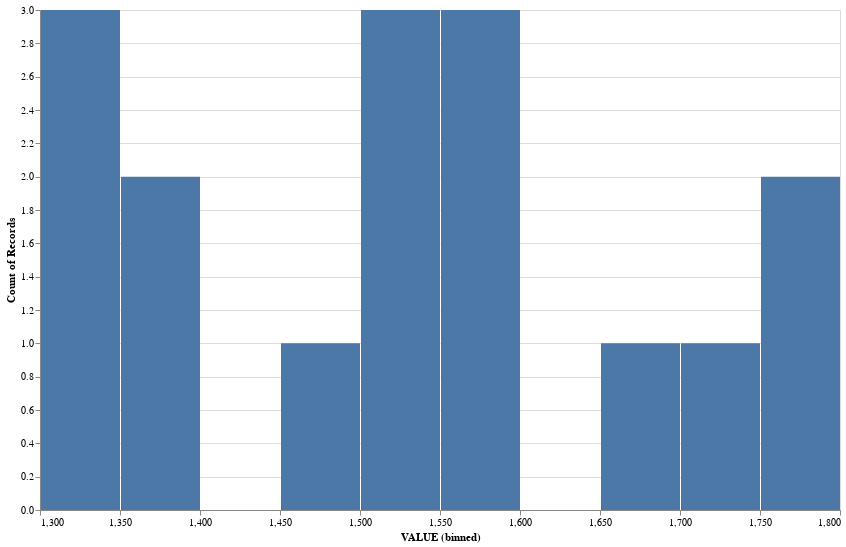

The cell this chart's notebook holds for it:
### Markdown cell above
Histogramm

### Code cell
histogram = alt.Chart(df_selectedlocations).mark_bar().encode(
    x=alt.X('VALUE', bin=True),
    y='count()'
).properties(
    width=800,
    height=500,
)
histogram

### Figure 1 — Vega-Lite specification as saved in the notebook (floating-point values rounded to 4 significant figures)
{"config": {"view": {"continuousWidth": 300, "continuousHeight": 300}}, "data": {"name": "data-6095557a56f44f914014977e50b81c65"}, "mark": {"type": "bar"}, "encoding": {"x": {"bin": true, "field": "VALUE", "type": "quantitative"}, "y": {"aggregate": "count", "type": "quantitative"}}, "height": 500, "width": 800, "$schema": "https://vega.github.io/schema/vega-lite/v5.15.1.json", "datasets": {"data-6095557a56f44f914014977e50b81c65": [{"LOCATION": "Germany", "SUBJECT": "TOT", "MEASURE": "HR_WKD", "TIME": 2019, "VALUE": 1372}, {"LOCATION": "Germany", "SUBJECT": "TOT", "MEASURE": "HR_WKD", "TIME": 2020, "VALUE": 1319}, {"LOCATION": "Germany", "SUBJECT": "TOT", "MEASURE": "HR_WKD", "TIME": 2021, "VALUE": 1340}, {"LOCATION": "Germany", "SUBJECT": "TOT", "MEASURE": "HR_WKD", "TIME": 2022, "VALUE": 1340}, {"LOCATION": "United Kingdom", "SUBJECT": "TOT", "MEASURE": "HR_WKD", "TIME": 2019, "VALUE": 1537}, {"LOCATION": "United Kingdom", "SUBJECT": "TOT", "MEASURE": "HR_WKD", "TIME": 2020, "VALUE": 1364}, {"LOCATION": "United Kingdom", "SUBJECT": "TOT", "MEASURE": "HR_WKD", "TIME": 2021, "VALUE": 1498}, {"LOCATION": "United Kingdom", "SUBJECT": "TOT", "MEASURE": "HR_WKD", "TIME": 2022, "VALUE": 1531}, {"LOCATION": "OECD", "SUBJECT": "TOT", "MEASURE": "HR_WKD", "TIME": 2019, "VALUE": 1766}, {"LOCATION": "OECD", "SUBJECT": "TOT", "MEASURE": "HR_WKD", "TIME": 2020, "VALUE": 1687}, {"LOCATION": "OECD", "SUBJECT": "TOT", "MEASURE": "HR_WKD", "TIME": 2021, "VALUE": 1744}, {"LOCATION": "OECD", "SUBJECT": "TOT", "MEASURE": "HR_WKD", "TIME": 2022, "VALUE": 1751}, {"LOCATION": "European Union", "SUBJECT": "TOT", "MEASURE": "HR_WKD", "TIME": 2019, "VALUE": 1592}, {"LOCATION": "European Union", "SUBJECT": "TOT", "MEASURE": "HR_WKD", "TIME": 2020, "VALUE": 1505}, {"LOCATION": "European Union", "SUBJECT": "TOT", "MEASURE": "HR_WKD", "TIME": 2021, "VALUE": 1560}, {"LOCATION": "European Union", "SUBJECT": "TOT", "MEASURE": "HR_WKD", "TIME": 2022, "VALUE": 1570}]}}
